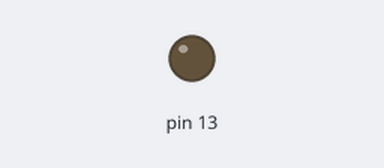
Bench run of a sketch on a simulated Arduino Uno, built with avr-gcc and run on an emulated ATmega328P. Shown: output pins drawn as LEDs (lit = HIGH). Dashed ring = blinking.

Above: at 1.0 s.
At 2.5 s:
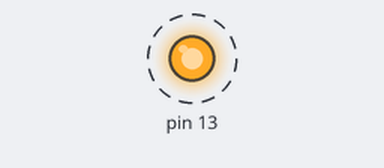
Timing chart, 0 to 4.6 s (numbered marks = the images above):
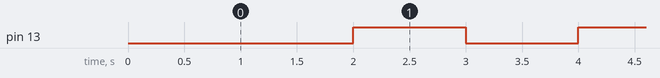

Measured:
- by itself, pin 13: alternates HIGH for 1.0 s and LOW for 1.0 s

The sketch:

timer.ino
```cpp
void setup() {
  // put your setup code here, to run once:
  setupInterrupt();
  setupIO();
}

void setupIO() {
  // initialize digital pin 13 as an output.
  pinMode(13, OUTPUT);
}

boolean sign = false;
// the loop function runs over and over again forever
void writeLED() {
  digitalWrite(13, sign?HIGH:LOW);   // turn the LED on (HIGH is the voltage level)          // wait for a second
  sign=!sign;
}

byte tcnt2;
unsigned long time = 1000;

// Credits for the interrupt setup routine:
// http://popdevelop.com/2010/04/mastering-timer-interrupts-on-the-arduino/
void setupInterrupt()
{
  /* First disable the timer overflow interrupt while we're configuring */
  TIMSK2 &= ~(1<<TOIE2);

  /* Configure timer2 in normal mode (pure counting, no PWM etc.) */
  TCCR2A &= ~((1<<WGM21) | (1<<WGM20));
  TCCR2B &= ~(1<<WGM22);

  /* Select clock source: internal I/O clock */
  ASSR &= ~(1<<AS2);

  /* Disable Compare Match A interrupt enable (only want overflow) */
  TIMSK2 &= ~(1<<OCIE2A);

  /* Now configure the prescaler to CPU clock divided by 128 */
  TCCR2B |= (1<<CS22)  | (1<<CS20); // Set bits
  TCCR2B &= ~(1<<CS21);             // Clear bit

  /* We need to calculate a proper value to load the timer counter.
   * The following loads the value 131 into the Timer 2 counter register
   * The math behind this is:
   * (CPU frequency) / (prescaler value) = 125000 Hz = 8us.
   * (desired period) / 8us = 125.
   * MAX(uint8) + 1 - 125 = 131;
   */
  /* Save value globally for later reload in ISR */
  tcnt2 = 131;

  /* Finally load end enable the timer */
  TCNT2 = tcnt2;
  TIMSK2 |= (1<<TOIE2);
}

/*
 * Install the Interrupt Service Routine (ISR) for Timer2 overflow.
 * This is normally done by writing the address of the ISR in the
 * interrupt vector table but conveniently done by using ISR()  */
ISR(TIMER2_OVF_vect) {
  /* Reload the timer */
  TCNT2 = tcnt2;

  if(time > 0)
  {
    time--;
    if(time==0){
      time=1000;
      writeLED();
    }
  }
}


void loop() {
  // put your main code here, to run repeatedly:
}
```
